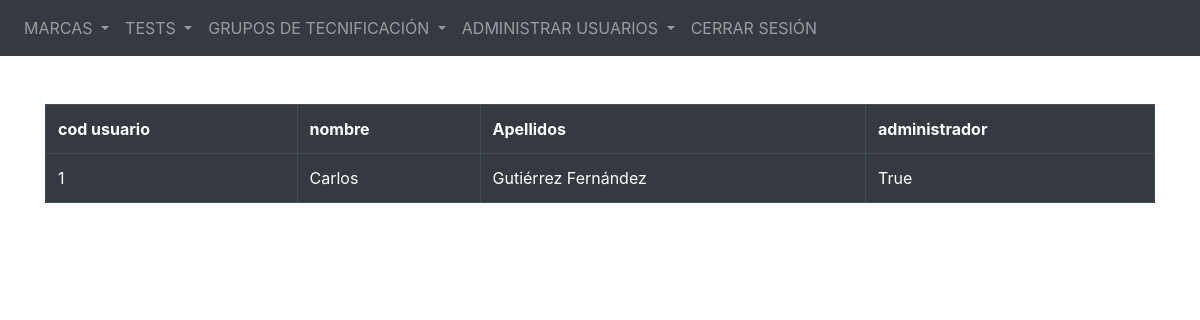
The page /view_all (signed in) on the database as committed earlier.
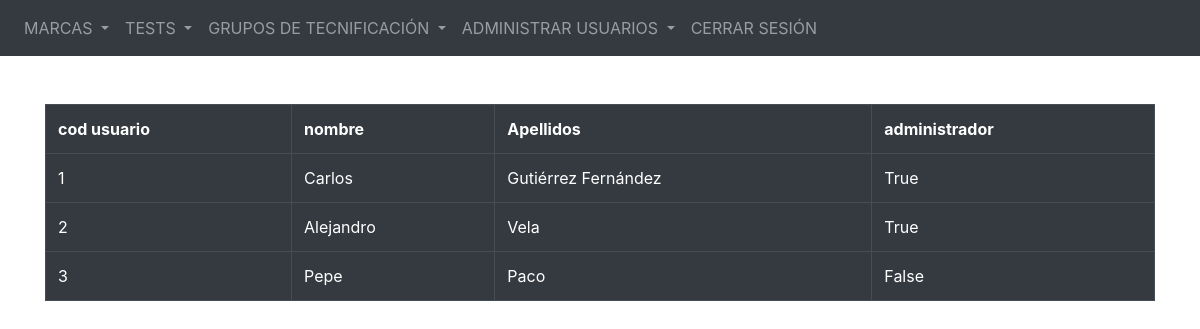
The same page on the database as committed later.
### webside/models/User.py (models this page shows)
class User_register(db.Model, UserMixin):
    id = db.Column(db.Integer, primary_key=True)
    password = db.Column(db.String(150))
    name = db.Column(db.String(150))
    surname = db.Column(db.String(150))
    admin = db.Column(db.Boolean)
    marcas = db.relationship('Marca')
    test = db.relationship('Test')

### webside/views.py (the view)
@views.route('/view_all')
@login_required
def view_all():
    all_user = User_register.query.all()
    return render_template("view_all.html",  User_register=current_user , all_user=all_user )

### webside/__init__.py (called while the page is built)
def create_app():
    app = Flask(__name__)
    app.config['SECRET_KEY'] = 'admin'
    app.config['SQLALCHEMY_DATABASE_URI'] = f'sqlite:///{DB_NAME}'
    db.init_app(app)
    from .views import  views
    app.register_blueprint(views, url_prefix= '/')
    create_database(app)
    from .models.User import User_register
    login_manager = LoginManager()
    login_manager.login_view = 'views.home'
    login_manager.init_app(app)
    @login_manager.user_loader
    def load_user(id):
        return User_register.query.get(int(id))
    return app

### webside/templates/view_all.html (shortened to what this page needs)
{% extends "base.html" %}{% block title %} VIEW ALL {% endblock %} {% block content%}
<!DOCTYPE html>
<html>
    <head>
        <link
          rel="stylesheet"
          href="https://stackpath.bootstrapcdn.com/bootstrap/4.4.1/css/bootstrap.min.css"
        />
    </head>
<body>
        <br><br>
        <table class="table table-bordered table-dark" >
            <tr>
              <th>cod usuario</th>
              <th>nombre</th>
              <th>Apellidos</th>
              <th>administrador</th>
            </tr>
            {% for x in all_user  %}
            <tr>
                <td>{{x.id}} </td>
                <td>{{x.name}}</td>
                <td>{{x.surname}}</td>
                <td>{{x.admin}}</td>
            </tr>
            {% endfor %}
          </table>
</body>
</html>
{% endblock %}

### webside/templates/base.html (shortened to what this page needs)
<!DOCTYPE html>
<html>
  <head>
    <link
      rel="stylesheet"
      href="https://stackpath.bootstrapcdn.com/bootstrap/4.4.1/css/bootstrap.min.css"
    />
  </head>
  <body>
    <nav class="navbar navbar-expand-lg navbar-dark bg-dark" id="menuPrincipal" >
      <div class="collapse navbar-collapse" id="navbar">
        <div class="navbar-nav">
          {% if User_register.is_authenticated %}
          <li class="nav-item dropdown">
            <a class="nav-link dropdown-toggle" href="#"  role="button" data-toggle="dropdown" aria-haspopup="true" aria-expanded="false">
              MARCAS
            </a>
          </li>
          <li class="nav-item dropdown">
            <a class="nav-link dropdown-toggle" href="#" role="button" data-toggle="dropdown" aria-haspopup="true" aria-expanded="false">
              TESTS
            </a>
          </li>
          {% if User_register.admin %}
          <li class="nav-item dropdown">
            <a class="nav-link dropdown-toggle" href="#" role="button" data-toggle="dropdown" aria-haspopup="true" aria-expanded="false">
              GRUPOS DE TECNIFICACIÓN
            </a>
          </li>
          <li class="nav-item dropdown">
            <a class="nav-link dropdown-toggle" href="#" role="button" data-toggle="dropdown" aria-haspopup="true" aria-expanded="false">
              ADMINISTRAR USUARIOS
            </a>
          </li>
          {% endif %}
          <a class="nav-item nav-link" id="logout" href="/logout">CERRAR SESIÓN</a>
          {% endif %}
        </div>
      </div>
    </nav>
    <div class="container">{% block content %} {% endblock %}</div>
  </body>
</html>

Rows that differ between the two databases and show on the page:
added User_register: id "2", name "Alejandro", surname "Vela", admin "True"
added User_register: id "3", name "Pepe", surname "Paco", admin "False"
